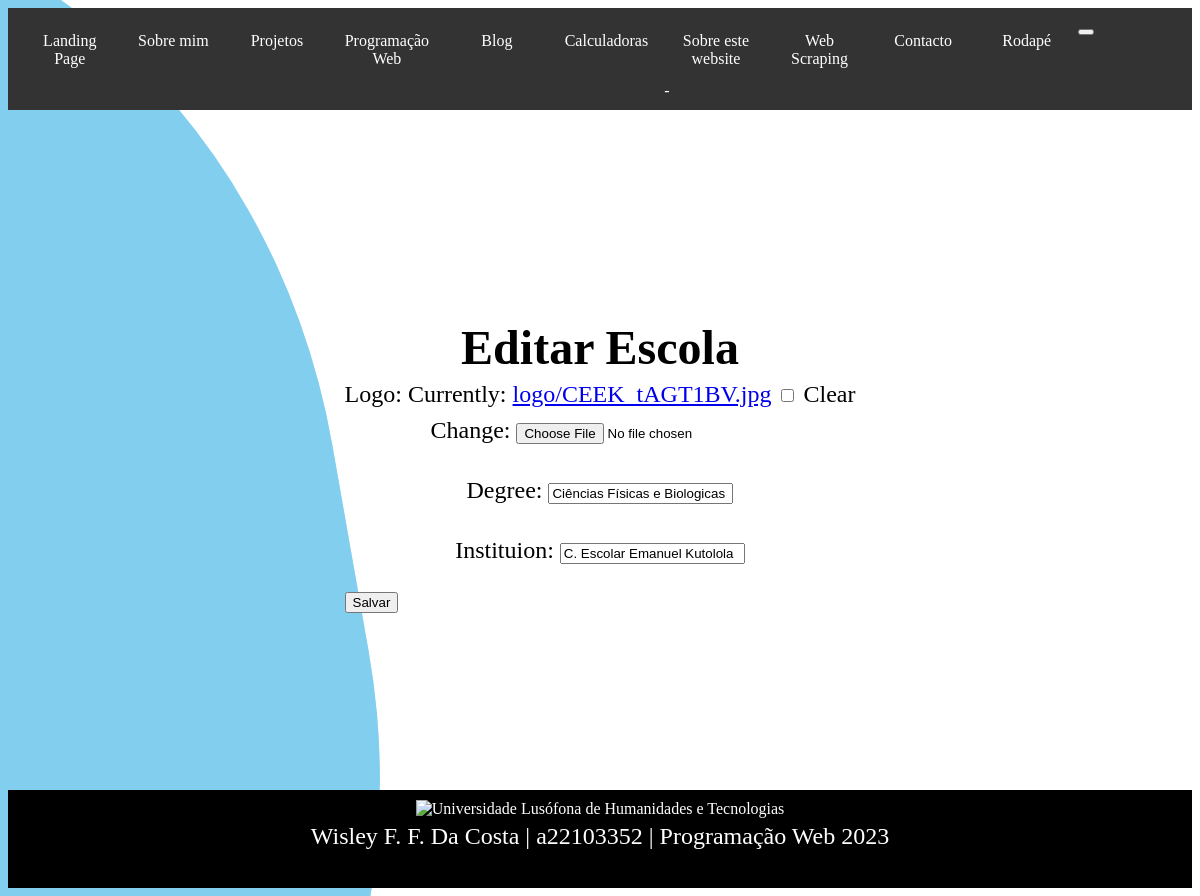
Page /escolas/update/1/ (signed in) on the committed database.
### portofolio/models.py (models this page shows, shortened)
class Escolas(models.Model):
    author = models.ForeignKey(User, on_delete=models.CASCADE, null=True, blank=True)
    logo = models.ImageField(upload_to='logo', null=True, blank=True)
    year = models.DateField(null=True, blank=True)
    degree = models.CharField(max_length=200)
    instituion = models.CharField(max_length=200)

### portofolio/views.py (the view)
# urls.py: path('escolas/update/<int:pk>/', views.escola_update, name='escola_update'),
@login_required
def escola_update(request, pk):
    escola = get_object_or_404(Escolas, pk=pk)
    if request.method == 'POST':
        form = EscolaForm(request.POST, request.FILES, instance=escola)
        if form.is_valid():
            escola.save()
            return redirect('portofolio:escola_list')
    else:
        form = EscolaForm(instance=escola)
    return render(request, 'portofolio/Sobre_Mim/Escolas/escola_form.html', {'form': form, 'escola': escola})

### portofolio/forms.py
class EscolaForm(forms.ModelForm):
    class Meta:
        model = Escolas
        fields = ['logo', 'degree', 'instituion']

### portofolio/templates/portofolio/Sobre_Mim/Escolas/escola_form.html (shortened to what this page needs)
{% extends 'portofolio/Landing_Page/Hero_Page.html' %}
{% block main %}
<div class="container">
    <h1>{% if escola %}Editar{% else %}Criar{% endif %} Escola</h1>
    <form method="post" enctype="multipart/form-data">
        {{ form.as_p }}
        <button type="submit" class="btn btn-primary">Salvar</button>
    </form>
</div>
{% endblock %}

### portofolio/static/portofolio/css/Estilo1.css (style rules this page uses)
.container { display: flex; flex-direction: column; justify-content: center; align-items: center; min-height: calc(100vh - 10vh - 5vh); }
h1 { font-size: 3em; margin-bottom: 0; line-height: 1.2; }
p { font-size: 1.5em; margin-top: 0; line-height: 1.5; text-align: center; }

### rows in the picture
Escolas: degree "Ciências Físicas e Biologicas", instituion "C. Escolar Emanuel Kutolola"
